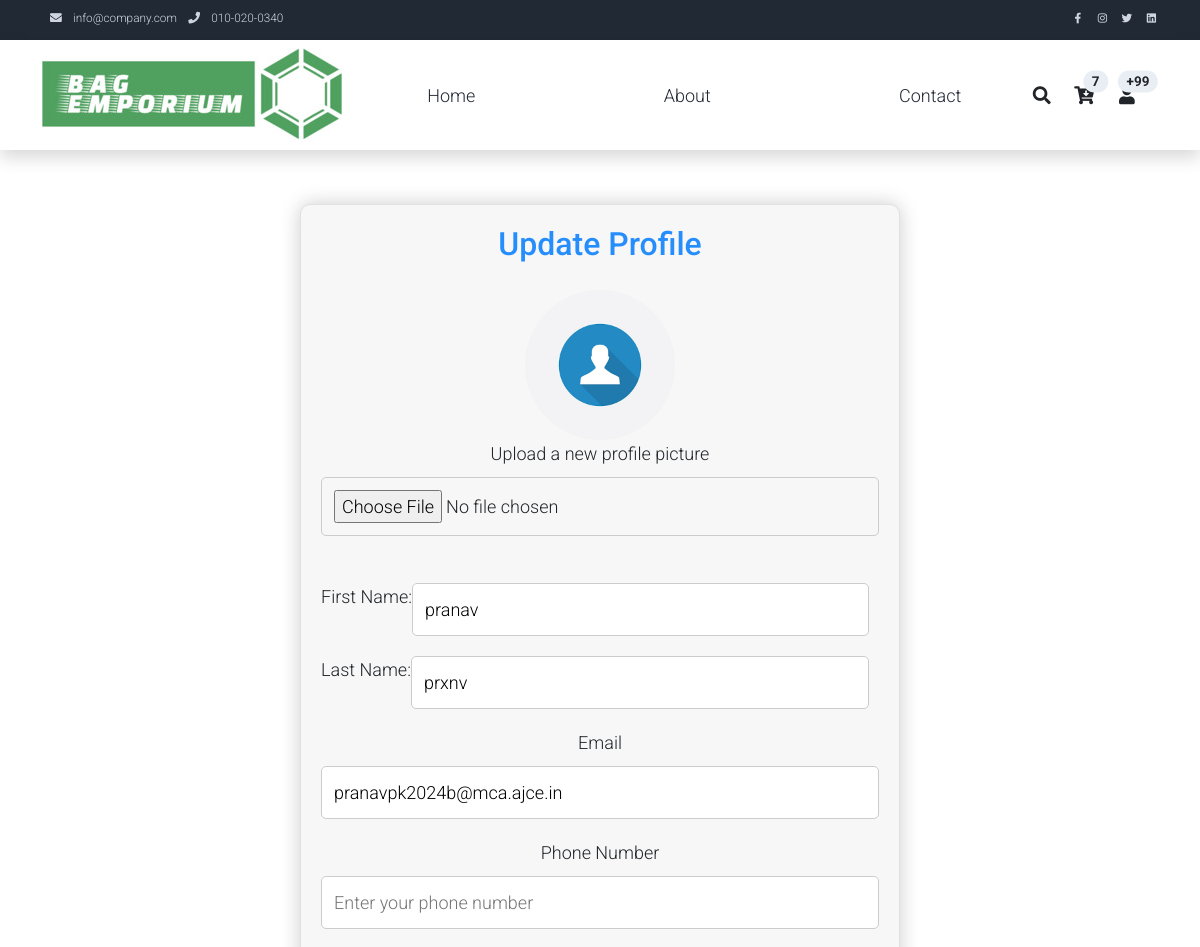
Before: /myauth/sellersig/ (signed in, upper part) with the older database file.
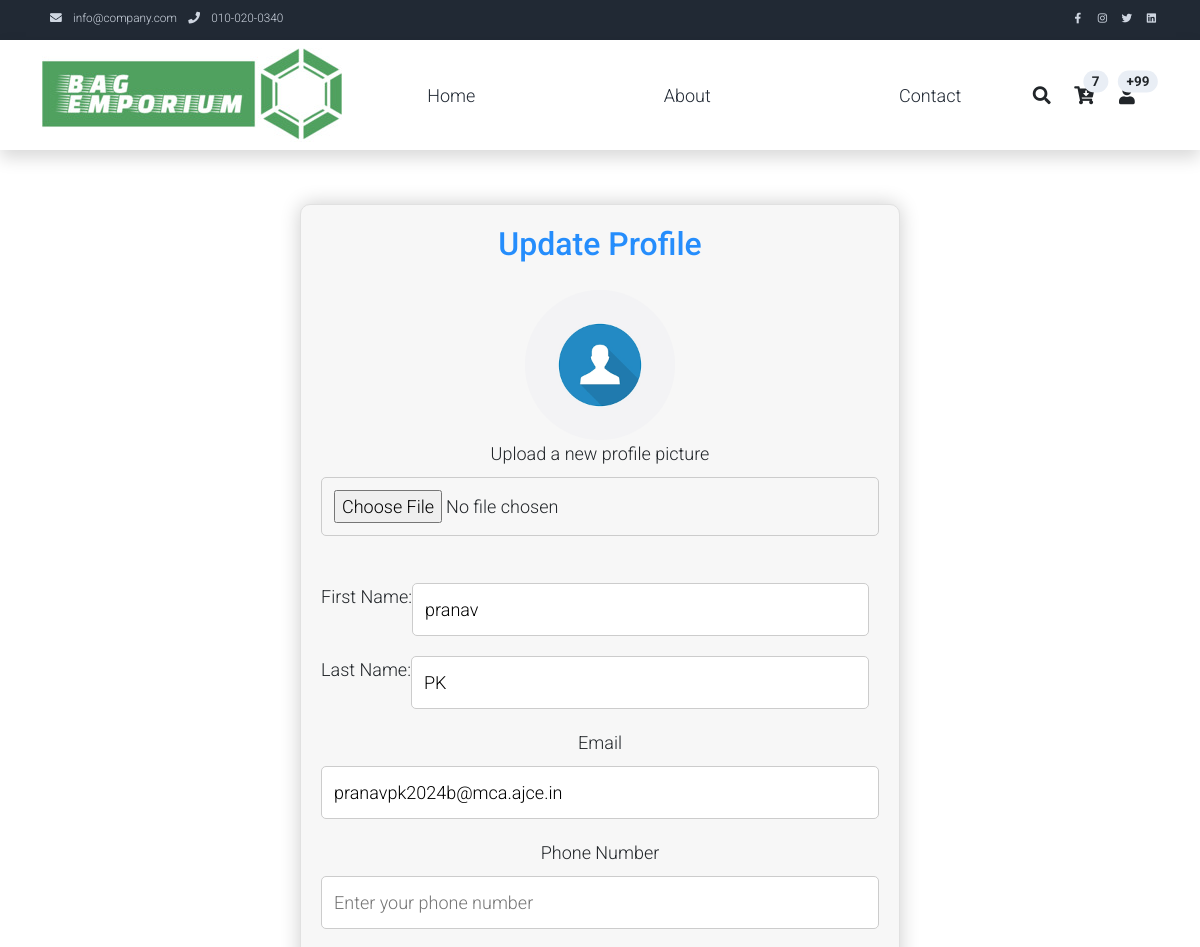
After: the same page with the newer database file.
### myauth/models.py (models this page shows)
class User(AbstractUser):
    class Role(models.TextChoices):
        ADMIN="ADMIN",'Admin'
        CUSTOMER="CUSTOMER",'Customer'
        DELIVERYBOY="DELIVERYBOY",'deliveryboy'
        SELLER="SELLER",'Seller'
    role = models.CharField(max_length=50,choices=Role.choices)

### myauth/views.py (the view)
# urls.py: path('sellersig/',views.sellersig,name='sellersig'),
def sellersig(request):
       if 'username' in request.session:
        response = render(request,'sellersign.html')
        response['Cache-Control'] = 'no-store,must-revalidate'
        return response
       else:
        return redirect('/myauth/login')

### templates/sellersign.html (shortened to what the changed rows need)
{% load static %}
<!DOCTYPE html>
<html lang="en">
<head>
    <link rel="stylesheet" href="{% static 'assets/css/bootstrap.min.css' %}">
    <link rel="stylesheet" href="{% static 'assets/css/templatemo.css' %}">
    <link rel="stylesheet" href="{% static 'assets/css/custom.css' %}">
    <link rel="stylesheet" href="{% static 'assets/css/fontawesome.min.css' %}">
</head>
<body>
    <br><br>
    <!DOCTYPE html>
    <html lang="en">
<head>
</head>
<body>
    <center>
        <div class="form-container">
            <h2 style="text-align: center; color: #258dfc;">Update Profile</h2><br>
            <form action="/myauth/sell_upd/" method="post" enctype="multipart/form-data" onsubmit="return validateForm(this)">
            <br>
            <div class="form-group name-fields">
                <label for="first_name">First Name:</label>
                <input type="text" id="first_name" name="first_name" required placeholder="Enter First Name" value="{{ user.first_name }}">
            </div>
            <div class="form-group name-fields">
                <label for="last_name">Last Name:</label>
                <input type="text" id="last_name" name="last_name" required placeholder="Enter Last Name" value="{{ user.last_name }}">
            </div>
            <div class="form-group">
                <label for="email">Email</label>
                <input type="email" id="email" name="email" required placeholder="Enter your email address"  value="{{ user.email }}">
            </div>
        </form>
    </div>
</center>
</body>
</html>

Changed rows visible on the page:
changed User "pranav": last_name "prxnv" → "PK"
